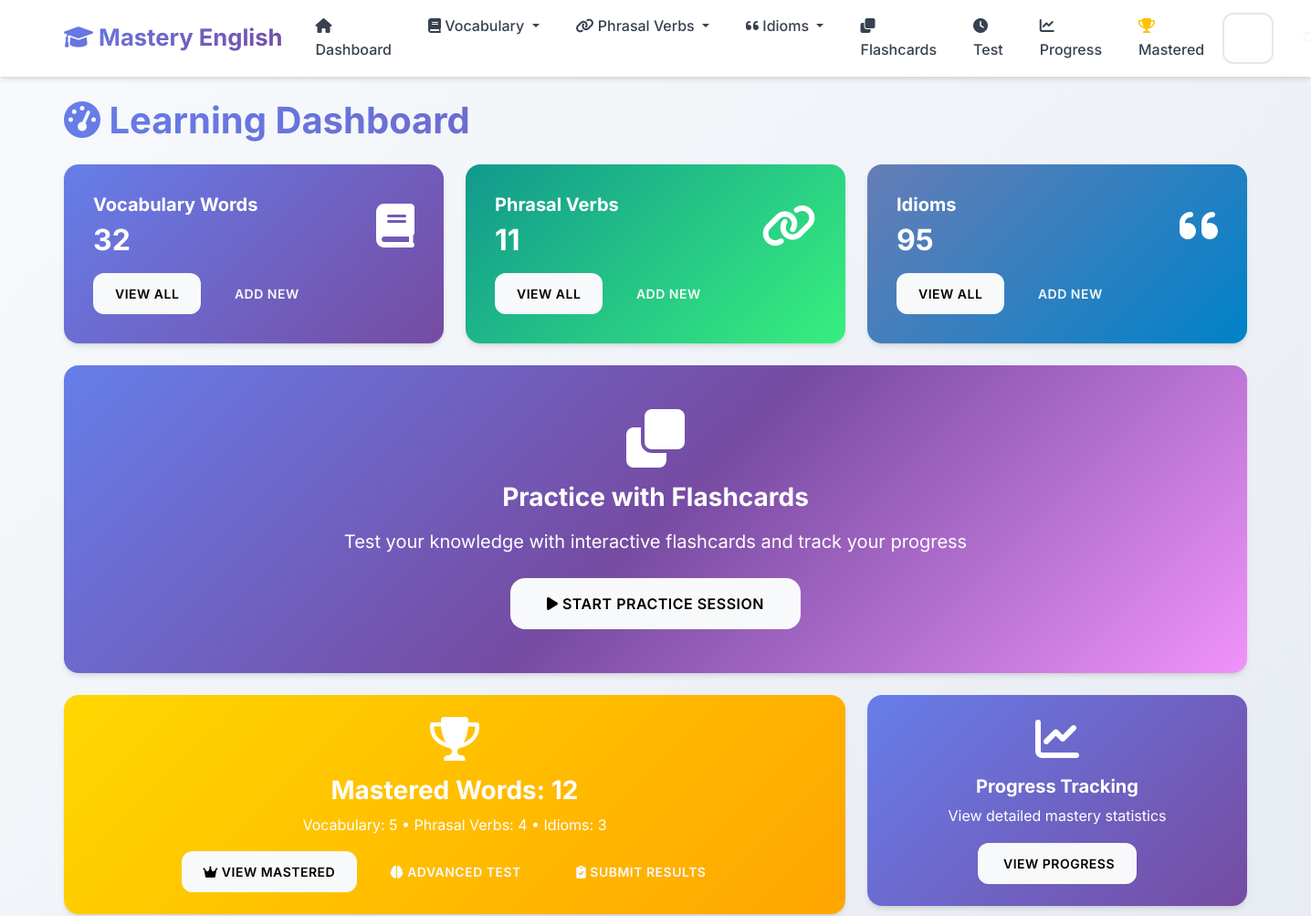
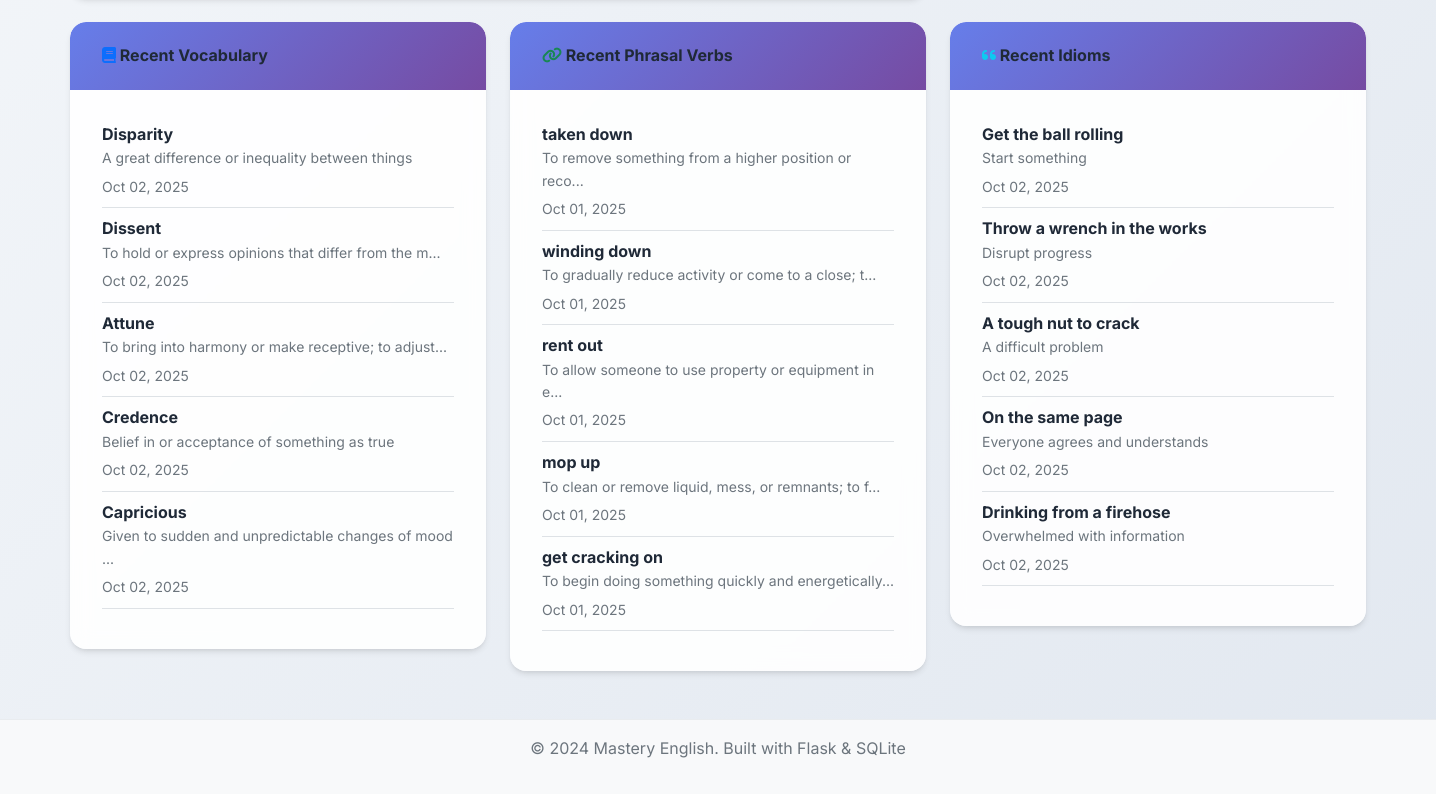
The page / on the database its author committed (2 pictures, top to bottom).
### app.py (models this page shows, shortened)
class VocabularyWord(db.Model):
    __tablename__ = 'vocabulary_words'
    id = db.Column(db.Integer, primary_key=True)
    word = db.Column(db.String(100), nullable=False)
    definition = db.Column(db.Text, nullable=False)
    example_sentence = db.Column(db.Text)
    pronunciation = db.Column(db.String(100))
    part_of_speech = db.Column(db.String(50))
    difficulty_level = db.Column(db.String(20), default='medium')
    date_added = db.Column(db.DateTime, default=datetime.utcnow)
    times_practiced = db.Column(db.Integer, default=0)
    last_practiced = db.Column(db.DateTime)
    mastery_level = db.Column(db.Integer, default=0)

class PhrasalVerb(db.Model):
    __tablename__ = 'phrasal_verbs'
    id = db.Column(db.Integer, primary_key=True)
    phrasal_verb = db.Column(db.String(100), nullable=False)
    meaning = db.Column(db.Text, nullable=False)
    example_sentence = db.Column(db.Text)
    separable = db.Column(db.Boolean, default=False)
    difficulty_level = db.Column(db.String(20), default='medium')
    date_added = db.Column(db.DateTime, default=datetime.utcnow)
    times_practiced = db.Column(db.Integer, default=0)
    last_practiced = db.Column(db.DateTime)
    mastery_level = db.Column(db.Integer, default=0)

class Idiom(db.Model):
    __tablename__ = 'idioms'
    id = db.Column(db.Integer, primary_key=True)
    idiom = db.Column(db.String(200), nullable=False)
    meaning = db.Column(db.Text, nullable=False)
    example_sentence = db.Column(db.Text)
    origin = db.Column(db.Text)
    difficulty_level = db.Column(db.String(20), default='medium')
    date_added = db.Column(db.DateTime, default=datetime.utcnow)
    times_practiced = db.Column(db.Integer, default=0)
    last_practiced = db.Column(db.DateTime)
    mastery_level = db.Column(db.Integer, default=0)

### app.py (the view)
@app.route('/')
def index():
    vocab_count = VocabularyWord.query.count()
    phrasal_count = PhrasalVerb.query.count()
    idiom_count = Idiom.query.count()
    mastered_vocab = VocabularyWord.query.filter(VocabularyWord.mastery_level == 5).count()
    mastered_phrasal = PhrasalVerb.query.filter(PhrasalVerb.mastery_level == 5).count()
    mastered_idioms = Idiom.query.filter(Idiom.mastery_level == 5).count()
    total_mastered = mastered_vocab + mastered_phrasal + mastered_idioms
    recent_vocab = VocabularyWord.query.order_by(VocabularyWord.date_added.desc()).limit(5).all()
    recent_phrasal = PhrasalVerb.query.order_by(PhrasalVerb.date_added.desc()).limit(5).all()
    recent_idioms = Idiom.query.order_by(Idiom.date_added.desc()).limit(5).all()
    return render_template('index.html',
                         vocab_count=vocab_count,
                         phrasal_count=phrasal_count,
                         idiom_count=idiom_count,
                         mastered_vocab=mastered_vocab,
                         mastered_phrasal=mastered_phrasal,
                         mastered_idioms=mastered_idioms,
                         total_mastered=total_mastered,
                         recent_vocab=recent_vocab,
                         recent_phrasal=recent_phrasal,
                         recent_idioms=recent_idioms)

### templates/index.html (shortened to what this page needs)
{% extends "base.html" %}
{% block content %}
<div class="row">
    <div class="col-12">
        <h1 class="mb-4">
            <i class="fas fa-tachometer-alt"></i> Learning Dashboard
        </h1>
    </div>
</div>
<div class="row mb-4">
    <div class="col-md-4">
        <div class="card dashboard-card text-white" style="background: var(--gradient-primary);">
            <div class="card-body">
                <div class="d-flex justify-content-between">
                    <div>
                        <h5 class="card-title text-white">Vocabulary Words</h5>
                        <h2 class="mb-0 text-white">{{ vocab_count }}</h2>
                    </div>
                    <div class="align-self-center floating-element">
                        <i class="fas fa-book fa-3x"></i>
                    </div>
                </div>
                <div class="mt-3">
                    <a href="{{ url_for('vocabulary_list') }}" class="btn btn-light btn-sm me-2">View All</a>
                    <a href="{{ url_for('add_vocabulary') }}" class="btn btn-outline-light btn-sm">Add New</a>
                </div>
            </div>
        </div>
    </div>
    <div class="col-md-4">
        <div class="card dashboard-card text-white" style="background: var(--gradient-success);">
            <div class="card-body">
                <div class="d-flex justify-content-between">
                    <div>
                        <h5 class="card-title text-white">Phrasal Verbs</h5>
                        <h2 class="mb-0 text-white">{{ phrasal_count }}</h2>
                    </div>
                    <div class="align-self-center floating-element">
                        <i class="fas fa-link fa-3x"></i>
                    </div>
                </div>
                <div class="mt-3">
                    <a href="{{ url_for('phrasal_verbs_list') }}" class="btn btn-light btn-sm me-2">View All</a>
                    <a href="{{ url_for('add_phrasal_verb') }}" class="btn btn-outline-light btn-sm">Add New</a>
                </div>
            </div>
        </div>
    </div>
    <div class="col-md-4">
        <div class="card dashboard-card text-white" style="background: var(--gradient-info);">
            <div class="card-body">
                <div class="d-flex justify-content-between">
                    <div>
                        <h5 class="card-title text-white">Idioms</h5>
                        <h2 class="mb-0 text-white">{{ idiom_count }}</h2>
                    </div>
                    <div class="align-self-center floating-element">
                        <i class="fas fa-quote-left fa-3x"></i>
                    </div>
                </div>
                <div class="mt-3">
                    <a href="{{ url_for('idioms_list') }}" class="btn btn-light btn-sm me-2">View All</a>
                    <a href="{{ url_for('add_idiom') }}" class="btn btn-outline-light btn-sm">Add New</a>
                </div>
            </div>
        </div>
    </div>
</div>
<div class="row mb-4">
    <div class="col-12">
        <div class="card dashboard-card" style="background: var(--gradient-hero); color: white;">
            <div class="card-body text-center py-5">
                <div class="floating-element">
                    <i class="fas fa-clone fa-4x mb-3"></i>
                </div>
                <h3 class="card-title text-white mb-3">
                    Practice with Flashcards
                </h3>
                <p class="card-text text-white fs-5 mb-4">Test your knowledge with interactive flashcards and track your progress</p>
                <a href="{{ url_for('flashcards_menu') }}" class="btn btn-light btn-lg pulse-primary">
                    <i class="fas fa-play"></i> Start Practice Session
                </a>
            </div>
        </div>
    </div>
</div>
<div class="row mb-4">
    <div class="col-md-8">
        <div class="card dashboard-card" style="background: linear-gradient(135deg, #ffd700 0%, #ffa500 100%); color: white;">
            <div class="card-body text-center py-4">
                <div class="floating-element">
                    <i class="fas fa-trophy fa-3x mb-3"></i>
                </div>
                <h3 class="card-title text-white mb-2">
                    Mastered Words: {{ total_mastered }}
                </h3>
                <p class="card-text text-white mb-3">
                    {% if total_mastered > 0 %}
                    Vocabulary: {{ mastered_vocab }} • Phrasal Verbs: {{ mastered_phrasal }} • Idioms: {{ mastered_idioms }}
                    {% else %}
                    Keep practicing to master your first words!
                    {% endif %}
                </p>
                <div>
                    <a href="{{ url_for('mastered_words') }}" class="btn btn-light me-2">
                        <i class="fas fa-crown"></i> View Mastered
                    </a>
                    {% if total_mastered > 0 %}
                    <a href="{{ url_for('mastered_test') }}" class="btn btn-outline-light me-2">
                        <i class="fas fa-brain"></i> Advanced Test
                    </a>
                    <a href="{{ url_for('submit_evaluation') }}" class="btn btn-outline-light">
                        <i class="fas fa-clipboard-check"></i> Submit Results
                    </a>
                    {% endif %}
                </div>
            </div>
        </div>
    </div>
    <div class="col-md-4">
        <div class="card dashboard-card" style="background: linear-gradient(135deg, #667eea 0%, #764ba2 100%); color: white;">
            <div class="card-body text-center py-4">
                <div class="floating-element">
                    <i class="fas fa-chart-line fa-3x mb-3"></i>
                </div>
                <h5 class="card-title text-white mb-2">Progress Tracking</h5>
                <p class="card-text text-white mb-3">View detailed mastery statistics</p>
                <a href="{{ url_for('progress') }}" class="btn btn-light">
                     View Progress
                </a>
            </div>
        </div>
    </div>
</div>
<div class="row">
    <div class="col-md-4">
        <div class="card">
            <div class="card-header">
                <h6 class="mb-0">
                    <i class="fas fa-book text-primary"></i> Recent Vocabulary
                </h6>
            </div>
            <div class="card-body">
                {% if recent_vocab %}
                    {% for word in recent_vocab %}
                        <div class="border-bottom pb-2 mb-2">
                            <strong>{{ word.word }}</strong>
                            <p class="mb-1 text-muted small">{{ word.definition[:50] }}{% if word.definition|length > 50 %}...{% endif %}</p>
                            <small class="text-muted">{{ word.date_added.strftime('%b %d, %Y') }}</small>
                        </div>
                    {% endfor %}
                {% else %}
                    <p class="text-muted">No vocabulary words yet.</p>
                {% endif %}
            </div>
        </div>
    </div>
    <div class="col-md-4">
        <div class="card">
            <div class="card-header">
                <h6 class="mb-0">
                    <i class="fas fa-link text-success"></i> Recent Phrasal Verbs
                </h6>
            </div>
            <div class="card-body">
                {% if recent_phrasal %}
                    {% for phrasal in recent_phrasal %}
                        <div class="border-bottom pb-2 mb-2">
                            <strong>{{ phrasal.phrasal_verb }}</strong>
                            <p class="mb-1 text-muted small">{{ phrasal.meaning[:50] }}{% if phrasal.meaning|length > 50 %}...{% endif %}</p>
                            <small class="text-muted">{{ phrasal.date_added.strftime('%b %d, %Y') }}</small>
                        </div>
                    {% endfor %}
                {% else %}
                    <p class="text-muted">No phrasal verbs yet.</p>
                {% endif %}
            </div>
        </div>
    </div>
    <div class="col-md-4">
        <div class="card">
            <div class="card-header">
                <h6 class="mb-0">
                    <i class="fas fa-quote-left text-info"></i> Recent Idioms
                </h6>
            </div>
            <div class="card-body">
                {% if recent_idioms %}
                    {% for idiom in recent_idioms %}
                        <div class="border-bottom pb-2 mb-2">
                            <strong>{{ idiom.idiom }}</strong>
                            <p class="mb-1 text-muted small">{{ idiom.meaning[:50] }}{% if idiom.meaning|length > 50 %}...{% endif %}</p>
                            <small class="text-muted">{{ idiom.date_added.strftime('%b %d, %Y') }}</small>
                        </div>
                    {% endfor %}
                {% else %}
                    <p class="text-muted">No idioms yet.</p>
                {% endif %}
            </div>
        </div>
    </div>
</div>
{% endblock %}

### static/css/style.css (style rules this page uses)
:root { --primary-color: #6366f1; --primary-dark: #4f46e5; --primary-light: #8b5cf6; --success-color: #10b981; --success-dark: #059669; --info-color: #06b6d4; --info-dark: #0891b2; --warning-color: #f59e0b; --warning-dark: #d97706; --danger-color: #ef4444; --danger-dark: #dc2626; --light-color: #f8fafc; --dark-color: #1e293b; --gray-50: #f9fafb; --gray-100: #f3f4f6; --gray-200: #e5e7eb; --gray-300: #d1d5db; --gray-400: #9ca3af; --gray-500: #6b7280; --gray-600: #4b5563; --gray-700: #374151; --gray-800: #1f2937; --gray-900: #111827; --gradient-primary: linear-gradient(135deg, #667eea 0%, #764ba2 100%); --gradient-success: linear-gradient(135deg, #11998e 0%, #38ef7d 100%); --gradient-info: linear-gradient(135deg, #667db6 0%, #0082c8 100%); --gradient-warning: linear-gradient(135deg, #f093fb 0%, #f5576c 100%); --gradient-hero: linear-gradient(135deg, #667eea 0%, #764ba2 50%, #f093fb 100%); --shadow-sm: 0 1px 2px 0 rgba(0, 0, 0, 0.05); --shadow: 0 4px 6px -1px rgba(0, 0, 0, 0.1), 0 2px 4px -1px rgba(0, 0, 0, 0.06); --shadow-md: 0 10px 15px -3px rgba(0, 0, 0, 0.1), 0 4px 6px -2px rgba(0, 0, 0, 0.05); --shadow-lg: 0 20px 25px -5px rgba(0, 0, 0, 0.1), 0 10px 10px -5px rgba(0, 0, 0, 0.04); --shadow-xl: 0 25px 50px -12px rgba(0, 0, 0, 0.25); }
body { font-family: 'Inter', 'Segoe UI', -apple-system, BlinkMacSystemFont, sans-serif; background: linear-gradient(135deg, #f8fafc 0%, #e2e8f0 100%); min-height: 100vh; line-height: 1.6; color: var(--gray-800); }
.card { border: none; border-radius: 16px; background: rgba(255, 255, 255, 0.9); backdrop-filter: blur(10px); box-shadow: var(--shadow); transition: all 0.4s cubic-bezier(0.4, 0, 0.2, 1); position: relative; overflow: hidden; }
.card::before { content: ''; position: absolute; top: 0; left: 0; width: 100%; height: 2px; background: var(--gradient-primary); transform: scaleX(0); transition: transform 0.3s ease; }
.card-header { background: var(--gradient-primary); color: white; border-bottom: none; border-radius: 16px 16px 0 0 !important; padding: 1.5rem 2rem; font-weight: 600; }
.card-body { padding: 2rem; }
.btn { border-radius: 12px; font-weight: 600; padding: 0.75rem 1.5rem; text-transform: uppercase; letter-spacing: 0.5px; font-size: 0.875rem; transition: all 0.3s cubic-bezier(0.4, 0, 0.2, 1); position: relative; overflow: hidden; border: none; }
.btn::before { content: ''; position: absolute; top: 0; left: -100%; width: 100%; height: 100%; background: linear-gradient(90deg, transparent, rgba(255,255,255,0.2), transparent); transition: left 0.5s; }
.btn-lg { padding: 1rem 2.5rem; font-size: 1rem; border-radius: 16px; }
.dashboard-card { transition: all 0.4s cubic-bezier(0.4, 0, 0.2, 1); position: relative; overflow: hidden; }
.dashboard-card::before { content: ''; position: absolute; top: 0; left: 0; width: 100%; height: 4px; background: var(--gradient-primary); transform: scaleX(0); transition: transform 0.3s ease; }
h1, h2, h3, h4, h5, h6 { font-weight: 700; color: var(--gray-800); }
h1 { background: var(--gradient-primary); -webkit-background-clip: text; -webkit-text-fill-color: transparent; background-clip: text; }
.fa, .fas, .far { transition: all 0.3s ease; }
.floating-element { animation: float 3s ease-in-out infinite; }
.pulse-primary { animation: pulse 2s infinite; }

### rows shown on the page
VocabularyWord: word "Disparity", definition "A great difference or inequality between things", date_added "Oct 02, 2025"
VocabularyWord: word "Dissent", definition "To hold or express opinions that differ from the m", date_added "Oct 02, 2025"
VocabularyWord: word "Attune", definition "To bring into harmony or make receptive; to adjust", date_added "Oct 02, 2025"
VocabularyWord: word "Credence", definition "Belief in or acceptance of something as true", date_added "Oct 02, 2025"
VocabularyWord: word "Capricious", definition "Given to sudden and unpredictable changes of mood", date_added "Oct 02, 2025"
PhrasalVerb: phrasal_verb "taken down", meaning "To remove something from a higher position or reco", date_added "Oct 01, 2025"
PhrasalVerb: phrasal_verb "winding down", meaning "To gradually reduce activity or come to a close; t", date_added "Oct 01, 2025"
PhrasalVerb: phrasal_verb "rent out", meaning "To allow someone to use property or equipment in e", date_added "Oct 01, 2025"
PhrasalVerb: phrasal_verb "mop up", meaning "To clean or remove liquid, mess, or remnants; to f", date_added "Oct 01, 2025"
PhrasalVerb: phrasal_verb "get cracking on", meaning "To begin doing something quickly and energetically", date_added "Oct 01, 2025"
Idiom: idiom "Get the ball rolling", meaning "Start something", date_added "Oct 02, 2025"
Idiom: idiom "Throw a wrench in the works", meaning "Disrupt progress", date_added "Oct 02, 2025"
Idiom: idiom "A tough nut to crack", meaning "A difficult problem", date_added "Oct 02, 2025"
Idiom: idiom "On the same page", meaning "Everyone agrees and understands", date_added "Oct 02, 2025"
Idiom: idiom "Drinking from a firehose", meaning "Overwhelmed with information", date_added "Oct 02, 2025"

### other values the page prints
{{ vocab_count }} "32"
{{ phrasal_count }} "11"
{{ idiom_count }} "95"
{{ total_mastered }} "12"
{{ mastered_vocab }} "5"
{{ mastered_phrasal }} "4"
{{ mastered_idioms }} "3"
